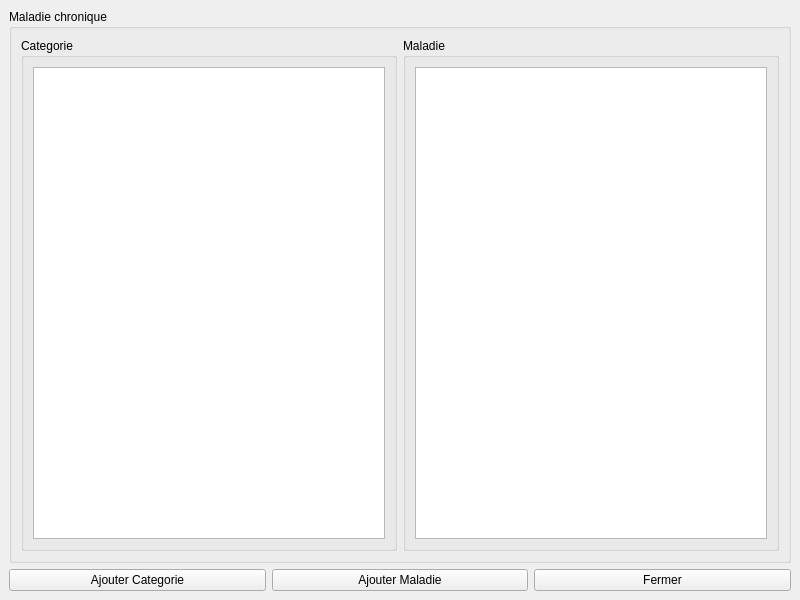
<?xml version="1.0" encoding="UTF-8"?>
<ui version="4.0">
 <class>MainWindow</class>
 <widget class="QMainWindow" name="MainWindow">
  <property name="geometry">
   <rect>
    <x>0</x>
    <y>0</y>
    <width>800</width>
    <height>600</height>
   </rect>
  </property>
  <property name="windowTitle">
   <string>Maladie Chronique</string>
  </property>
  <widget class="QWidget" name="centralwidget">
   <layout class="QVBoxLayout" name="verticalLayout_2">
    <item>
     <widget class="QGroupBox" name="groupBox">
      <property name="title">
       <string>Maladie chronique</string>
      </property>
      <layout class="QGridLayout" name="gridLayout">
       <item row="0" column="0">
        <widget class="QGroupBox" name="groupBox_2">
         <property name="title">
          <string>Categorie</string>
         </property>
         <layout class="QVBoxLayout" name="verticalLayout">
          <item>
           <widget class="QListWidget" name="categori"/>
          </item>
         </layout>
        </widget>
       </item>
       <item row="0" column="1">
        <widget class="QGroupBox" name="groupBox_3">
         <property name="title">
          <string>Maladie</string>
         </property>
         <layout class="QVBoxLayout" name="verticalLayout_3">
          <item>
           <widget class="QListWidget" name="maladie"/>
          </item>
         </layout>
        </widget>
       </item>
      </layout>
     </widget>
    </item>
    <item>
     <layout class="QHBoxLayout" name="horizontalLayout">
      <item>
       <widget class="QPushButton" name="ajouter_categorie">
        <property name="text">
         <string>Ajouter Categorie</string>
        </property>
       </widget>
      </item>
      <item>
       <widget class="QPushButton" name="ajouter_maladie">
        <property name="text">
         <string>Ajouter Maladie</string>
        </property>
       </widget>
      </item>
      <item>
       <widget class="QPushButton" name="fermer">
        <property name="text">
         <string>Fermer</string>
        </property>
       </widget>
      </item>
     </layout>
    </item>
   </layout>
  </widget>
 </widget>
 <resources/>
 <connections/>
</ui>
